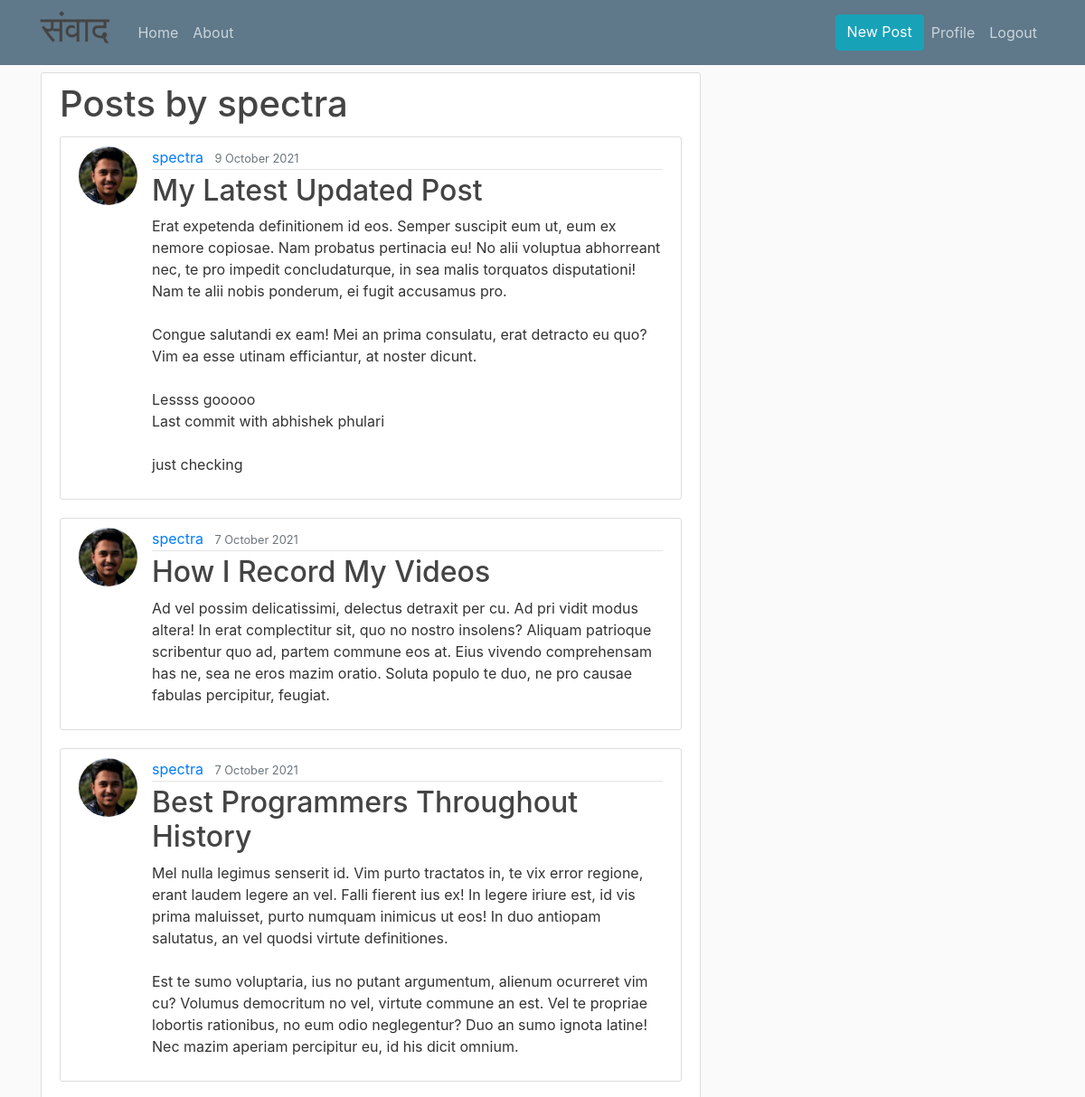
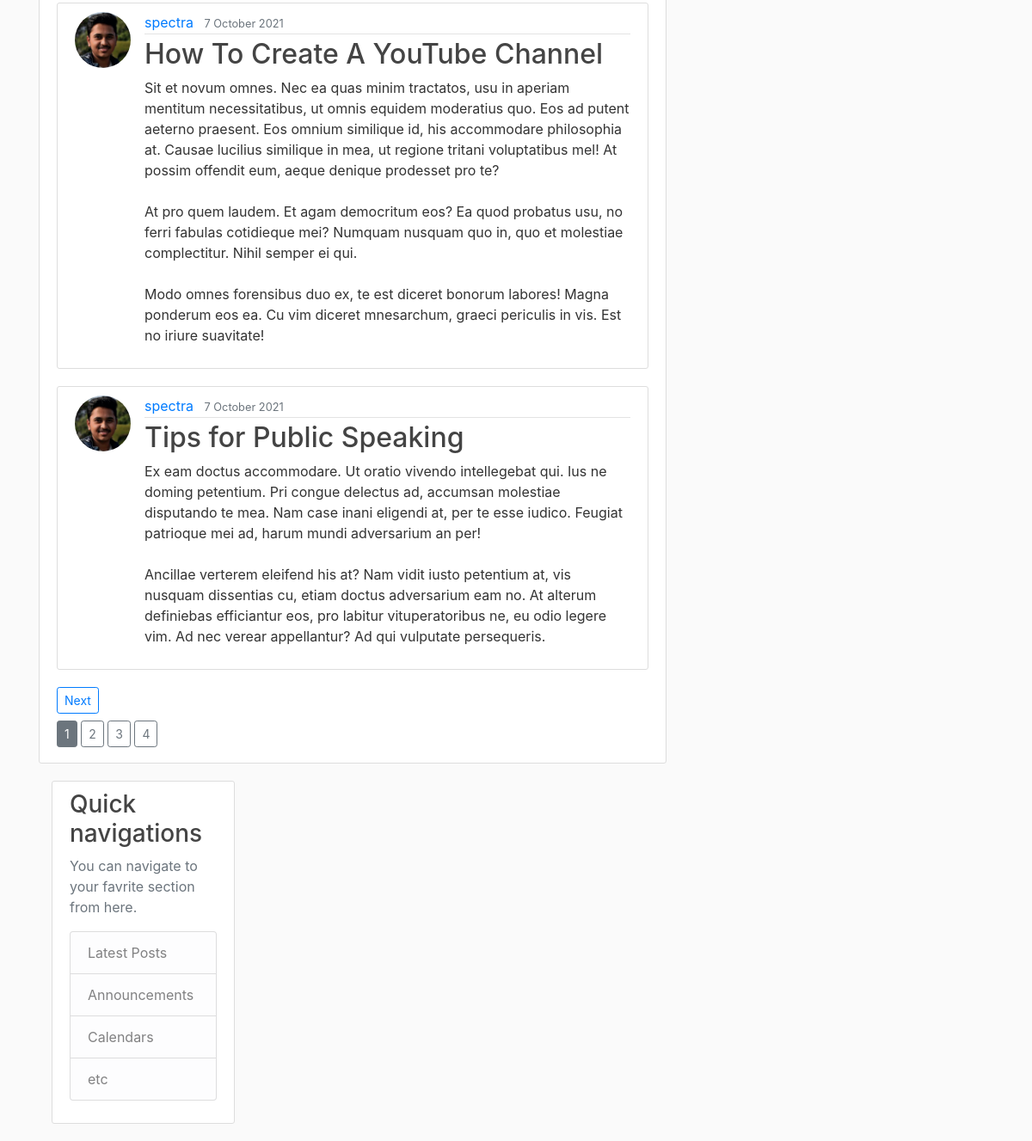
The app's page /post/spectra (signed in) with its own data (2 pictures, top to bottom).
### blog/models.py (models this page shows, shortened)
class Post(models.Model):
    title = models.CharField(max_length=100)
    content = models.TextField()
    date_posted = models.DateTimeField(default=timezone.now)
    author = models.ForeignKey(User, on_delete=models.CASCADE)

### users/models.py (models this page shows, shortened)
class Profile(models.Model):
    user = models.OneToOneField(User, on_delete=models.CASCADE)
    image = models.ImageField(default='default.jpg', upload_to='profile_pics')

### blog/views.py (the view)
# urls.py: path('post/<str:username>', UserPostListView.as_view(), name='user-posts'),
class UserPostListView(ListView):
    model = Post
    template_name = "blog/userPostList.html"
    context_object_name= 'posts'
    paginate_by = 5
    def get_queryset(self):
        user = get_object_or_404(User, username = self.kwargs.get('username'))
        return Post.objects.all().filter(author=user).order_by('-date_posted')

### blog/templates/blog/userPostList.html (shortened to what this page needs)
 {% extends "blog/base.html" %}
{% block content %}
<div class="content-section">
    <div class="media">
        <div class="media-body mt-10">
            <h2 class="account-heading ">Posts by {{ view.kwargs.username}}</h2>
        </div>
    </div>
    {% for post in posts %}
<article class="media content-section mt-1">
    <img class="rounded-circle article-img" src="{{ post.author.profile.image.url }}">
  <div class="media-body">
    <div class="article-metadata">
      <a class="mr-2" href="{% url 'user-posts' post.author.username %}">{{ post.author }}</a>
      <small class="text-muted">{{ post.date_posted|date:"j F Y" }}</small>
    </div>
    <h2><a class="article-title" href="{% url 'post-detail' post.id %}">{{ post.title }}</a></h2>
    <p class="article-content">{{ post.content }}</p>
  </div>
</article>
    {% endfor %}
{% if is_paginated %}
    <div>
    {% if page_obj.has_next %}
    <a class="btn btn-outline-primary btn-sm mb-2" href="?page={{ page_obj.next_page_number}}">Next</a>
    {% endif %}
    </div>
    {% for num in page_obj.paginator.page_range %}
        {% if num == page_obj.number %}
        <a class="btn btn-secondary btn-sm mb-2" href="?page={{num}}">{{num}}</a>
        {% else %}
        <a class="btn btn-outline-secondary btn-sm mb-2" href="?page={{num}}">{{num}}</a>
        {% endif %}
    {% endfor %}
{% endif %}
{% endblock content %}

### blog/static/blog/main.css (style rules this page uses)
body { background: #fafafa; color: #333333; margin-top: 5rem; }
h1, h2, h3, h4, h5, h6 { color: #444444; }
.content-section { background: #ffffff; padding: 10px 20px; border: 1px solid #dddddd; border-radius: 3px; margin-bottom: 20px; }
.article-title { color: #444444; }
.article-content { white-space: pre-line; }
.article-img { height: 65px; width: 65px; margin-right: 16px; }
.article-metadata { padding-bottom: 1px; margin-bottom: 4px; border-bottom: 1px solid #e3e3e3 }
.account-heading { font-size: 2.5rem; }

### records on screen
Post: author.profile.image (picture), author "spectra", date_posted "9 October 2021", title "My Latest Updated Post", content "Erat expetenda definitionem id eos. Semper suscipit eum ut, eum ex nemore copiosae. Nam probatus pertinacia eu! No alii voluptua abhorreant nec, te pro impedit concludaturque, in sea malis torquatos disputationi! Nam te alii nobis ponderum, ei fugit accusamus pro. Congue salutandi ex eam! Mei an prima consulatu, erat detracto eu quo? Vim ea esse utinam efficiantur, at noster dicunt. Lessss gooooo Last commit with abhishek phulari just checking"
Post: author.profile.image (picture), author "spectra", date_posted "7 October 2021", title "How I Record My Videos", content "Ad vel possim delicatissimi, delectus detraxit per cu. Ad pri vidit modus altera! In erat complectitur sit, quo no nostro insolens? Aliquam patrioque scribentur quo ad, partem commune eos at. Eius vivendo comprehensam has ne, sea ne eros mazim oratio. Soluta populo te duo, ne pro causae fabulas percipitur, feugiat."
Post: author.profile.image (picture), author "spectra", date_posted "7 October 2021", title "Best Programmers Throughout History", content "Mel nulla legimus senserit id. Vim purto tractatos in, te vix error regione, erant laudem legere an vel. Falli fierent ius ex! In legere iriure est, id vis prima maluisset, purto numquam inimicus ut eos! In duo antiopam salutatus, an vel quodsi virtute definitiones. Est te sumo voluptaria, ius no putant argumentum, alienum ocurreret vim cu? Volumus democritum no vel, virtute commune an est. Vel te propriae lobortis rationibus, no eum odio neglegentur? Duo an sumo ignota latine! Nec mazim aperiam percipitur eu, id his dicit omnium."
Post: author.profile.image (picture), author "spectra", date_posted "7 October 2021", title "How To Create A YouTube Channel", content "Sit et novum omnes. Nec ea quas minim tractatos, usu in aperiam mentitum necessitatibus, ut omnis equidem moderatius quo. Eos ad putent aeterno praesent. Eos omnium similique id, his accommodare philosophia at. Causae lucilius similique in mea, ut regione tritani voluptatibus mel! At possim offendit eum, aeque denique prodesset pro te? At pro quem laudem. Et agam democritum eos? Ea quod probatus usu, no ferri fabulas cotidieque mei? Numquam nusquam quo in, quo et molestiae complectitur. Nihil semper ei qui. Modo omnes forensibus duo ex, te est diceret bonorum labores! Magna ponderum eos ea. Cu vim diceret mnesarchum, graeci periculis in vis. Est no iriure suavitate!"
Post: author.profile.image (picture), author "spectra", date_posted "7 October 2021", title "Tips for Public Speaking", content "Ex eam doctus accommodare. Ut oratio vivendo intellegebat qui. Ius ne doming petentium. Pri congue delectus ad, accumsan molestiae disputando te mea. Nam case inani eligendi at, per te esse iudico. Feugiat patrioque mei ad, harum mundi adversarium an per! Ancillae verterem eleifend his at? Nam vidit iusto petentium at, vis nusquam dissentias cu, etiam doctus adversarium eam no. At alterum definiebas efficiantur eos, pro labitur vituperatoribus ne, eu odio legere vim. Ad nec verear appellantur? Ad qui vulputate persequeris."

### other values on screen
{{ view.kwargs.username }} "spectra"
{{ num }} "1"
{{ num }} "2" "3" "4"
